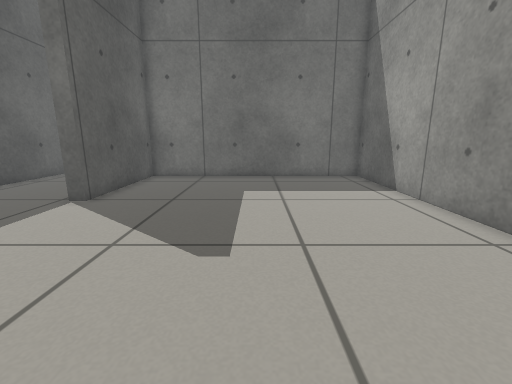
View 1 (above)

12 first-person views from a walk through a Gazebo world. The camera is 0.55 m above the floor, tilts 12° down and sees 90° across. The floor is counted in squares, 0.25 m on a side. Each view is taken from the middle of a square. On the plan, view 1 faces up. The plan holds only what a view shows up to about 16 squares ahead; the rest is blank.

View 2
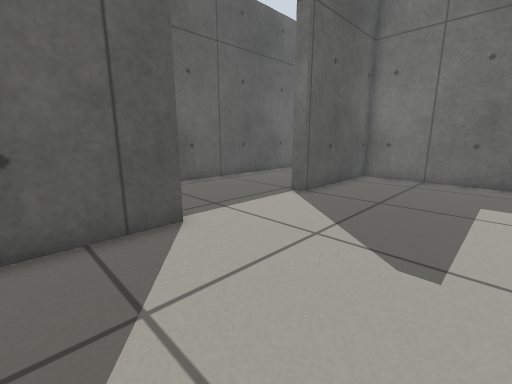

View 3
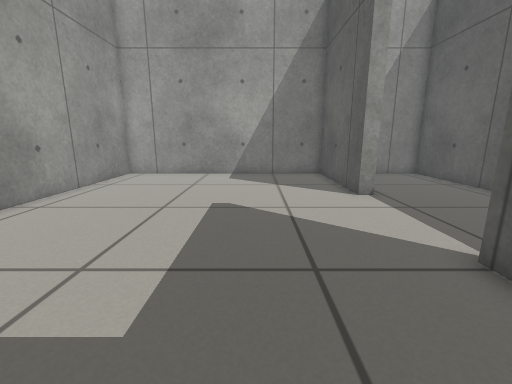

View 4
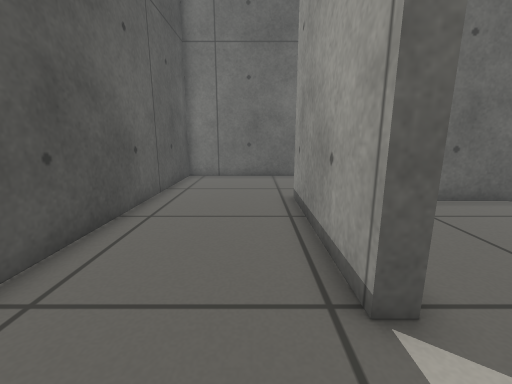

View 5
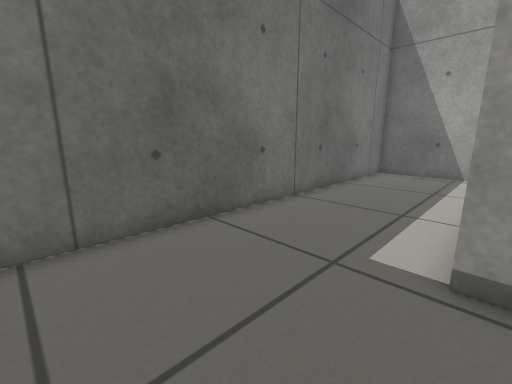

View 6
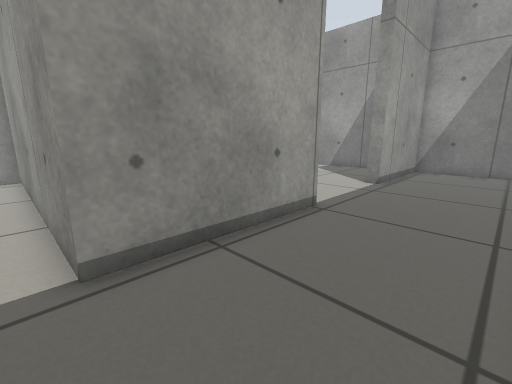

View 7
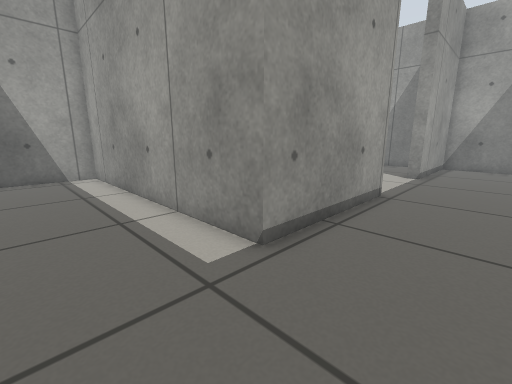

View 8
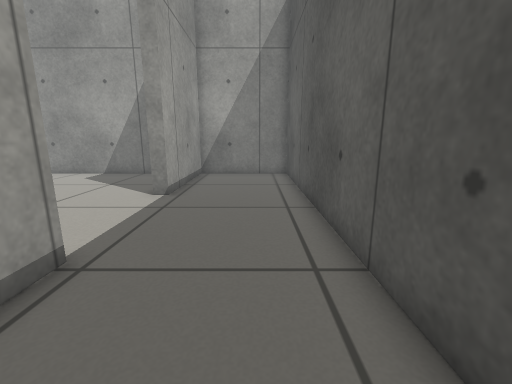

View 9
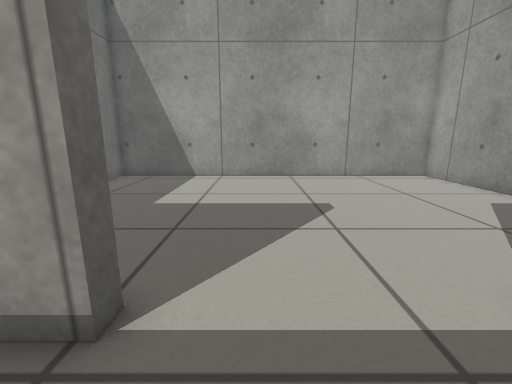

View 10
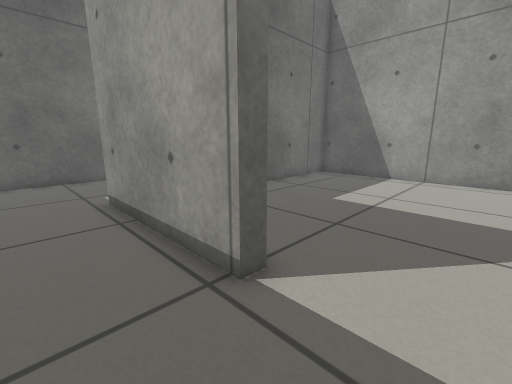

View 11
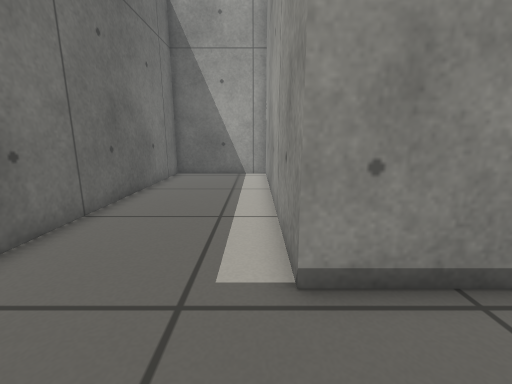

View 12
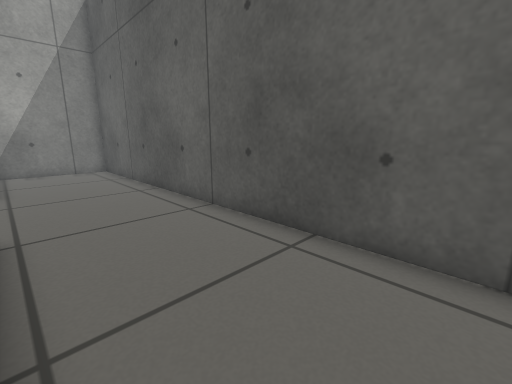

### Floor plan
Points are (right, up) in squares from view 1. A wall is a line through its corners. A room is listed if a view was taken in it or the views show most of it. See-through windows are left out.
Room 1 (views 1, 2, 3)
walls: (-6.6, 3.2) (-6, 3.2) (-6, -2.9) (5.9, -2.9) (5.9, 14.8) (-6, 14.8) (-6, 8.8) (-6.6, 8.8)
ways out: opening at (-6.5, 6) to room 2
Room 2 (views 4, 5, 6, 7, 8, 9, 10, 11, 12)
walls: (-6.6, 8.8) (-6.6, 15.4) (5.9, 15.4) (5.9, 20.9) (-11.9, 20.9) (-11.9, -2.9) (-6.6, -2.9) (-6.6, 3.2)
ways out: opening at (-6.5, 6) to room 1

Positions as (right, up) in squares from view 1, and headings:
1: (0, 0), facing up
2: (0, 0), facing up-left
3: (-2, 13), facing down
4: (-8, 6), facing up
5: (-11, 15), facing up-right
6: (-11, 16), facing down-right
7: (-10, 19), facing down-right
8: (-10, 13), facing down
9: (-9, 7), facing right
10: (-9, 6), facing up-right
11: (-10, 16), facing right
12: (-7, 16), facing down-left
